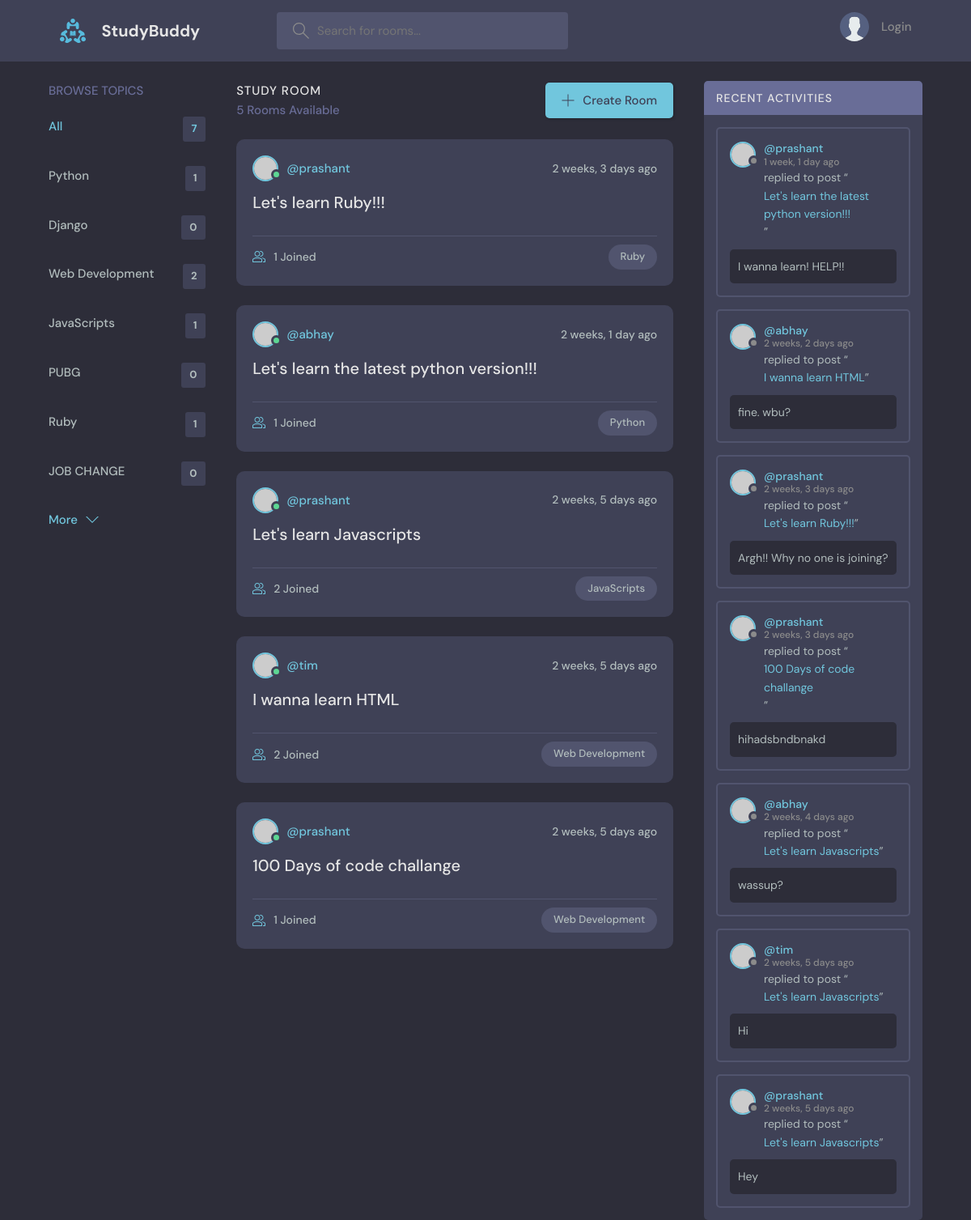
The page / on the database its author committed.
### base/models.py (models this page shows, shortened)
class Topic(models.Model):
    name = models.CharField(max_length=200)

class Room(models.Model):
    host = models.ForeignKey(User, on_delete=models.SET_NULL, null=True)
    topic = models.ForeignKey(Topic, on_delete=models.SET_NULL, null=True)
    name = models.CharField(max_length=200)
    description = models.TextField(null=True, blank=True)
    participants = models.ManyToManyField(User, related_name='participants', blank=True)
    updated = models.DateTimeField(auto_now=True)
    created = models.DateTimeField(auto_now_add=True)
    class Meta:
        ordering = ['-updated', '-created']
    def __str__(self) -> str:
        return self.name

class Message(models.Model):
    user = models.ForeignKey(User, on_delete=models.CASCADE)
    room = models.ForeignKey(Room, on_delete=models.CASCADE)
    body = models.TextField()
    updated = models.DateTimeField(auto_now=True)
    created = models.DateTimeField(auto_now_add=True)
    class Meta:
        ordering = ['-updated', '-created']
    def __str__(self) -> str:
        return self.body[:50]

### base/views.py (the view)
# urls.py: 2. Add a URL to urlpatterns:  path('', views.home, name='home')
def home(request):
    q = request.GET.get('q') if request.GET.get('q') != None else ''
    rooms = Room.objects.filter(Q(topic__name__icontains = q) | Q(name__icontains=q) | Q(description__icontains=q))
    topics = Topic.objects.all()
    messages = Message.objects.filter(
        Q(room__topic__name__icontains=q)
    )
    room_count = rooms.count()
    context = {'rooms': rooms, 'topics': topics, 'room_count': room_count, 'messages': messages}
    return render(request, 'base/home.html', context)

### base/templates/base/home.html (shortened to what this page needs)
{% extends "main.html" %}
{% block content %}
    <main class="layout layout--3">
      <div class="container">
        {% include 'base/topics_component.html' %}
        <div class="roomList">
          <div class="roomList__header">
            <div>
              <h2>Study Room</h2>
              <p>{{room_count}} Rooms Available</p>
            </div>
            <a class="btn btn--main" href="{% url 'create-room' %}">
              <svg version="1.1" xmlns="http://www.w3.org/2000/svg" width="32" height="32" viewBox="0 0 32 32">
                <title>add</title>
                <path
                  d="M16.943 0.943h-1.885v14.115h-14.115v1.885h14.115v14.115h1.885v-14.115h14.115v-1.885h-14.115v-14.115z"
                ></path>
              </svg>
              Create Room
            </a>
          </div>
          {% include 'base/feed_component.html' %}
        </div>
        {% include 'base/activity_component.html' %}
      </div>
    </main>
{% endblock content %}

### base/templates/base/topics_component.html
<div class="topics">
    <div class="topics__header">
      <h2>Browse Topics</h2>
    </div>
    <ul class="topics__list">
      <li>
        <a href="{% url 'home' %}" class="active">All <span>{{topics.count}}</span></a>
      </li>
      {% for topic in topics %}
        <li>
            <a href="{% url 'home' %}?q={{topic.name}}"> {{topic.name}} <span>{{topic.room_set.all.count}}</span></a>
        </li>
      {% endfor %}
    </ul>
    <a class="btn btn--link" href="topics.html">
      More
      <svg version="1.1" xmlns="http://www.w3.org/2000/svg" width="32" height="32" viewBox="0 0 32 32">
        <title>chevron-down</title>
        <path d="M16 21l-13-13h-3l16 16 16-16h-3l-13 13z"></path>
      </svg>
    </a>
  </div>

### base/templates/base/feed_component.html (shortened to what this page needs)
{% for room in rooms %}
    <div class="roomListRoom">
      <div class="roomListRoom__header">
        <a href="{% url 'profile' room.host.id %}" class="roomListRoom__author">
          <div class="avatar avatar--small active">
            <img src="https://randomuser.me/api/portraits/men/11.jpg" />
          </div>
          <span>@{{room.host.username}}</span>
        </a>
        <div class="roomListRoom__actions">
          <span>{{room.created | timesince}} ago</span>
        </div>
      </div>
      <div class="roomListRoom__content">
        <a href="{% url 'room' room.id %}">{{room.name}}</a>
      </div>
      <div class="roomListRoom__meta">
        <a href="{% url 'room' room.id %}" class="roomListRoom__joined">
          {{room.participants.all.count}} Joined
        </a>
        <p class="roomListRoom__topic">{{room.topic.name}}</p>
      </div>
    </div>
{% endfor %}

### base/templates/base/activity_component.html (shortened to what this page needs)
<div class="activities">
    <div class="activities__header">
      <h2>Recent Activities</h2>
    </div>
    {% for message in messages %}
    <div class="activities__box">
      <div class="activities__boxHeader roomListRoom__header">
        <a href="{% url 'profile' message.user.id %}" class="roomListRoom__author">
          <div class="avatar avatar--small">
            <img src="https://randomuser.me/api/portraits/women/11.jpg" />
          </div>
          <p>
            @{{message.user}}
            <span>{{message.created | timesince}} ago</span>
          </p>
        </a>
      </div>
      <div class="activities__boxContent">
        <p>replied to post “<a href="{% url 'room' message.room.id %}">{{message.room.name}}</a>”</p>
        <div class="activities__boxRoomContent">
          {{message.body}}
        </div>
      </div>
    </div>
    {% endfor %}
  </div>

### rows shown on the page
Topic: name "Python", room_set.all.count "1"
Topic: name "Django", room_set.all.count "0"
Topic: name "Web Development", room_set.all.count "2"
Topic: name "JavaScripts", room_set.all.count "1"
Topic: name "PUBG", room_set.all.count "0"
Topic: name "Ruby", room_set.all.count "1"
Topic: name "JOB CHANGE", room_set.all.count "0"
Room: host.username "prashant", created "2 weeks, 3 days", name "Let's learn Ruby!!!", participants.all.count "1", topic.name "Ruby"
Room: host.username "abhay", created "2 weeks, 1 day", name "Let's learn the latest python version!!!", participants.all.count "1", topic.name "Python"
Room: host.username "prashant", created "2 weeks, 5 days", name "Let's learn Javascripts", participants.all.count "2", topic.name "JavaScripts"
Room: host.username "tim", created "2 weeks, 5 days", name "I wanna learn HTML", participants.all.count "2", topic.name "Web Development"
Room: host.username "prashant", created "2 weeks, 5 days", name "100 Days of code challange", participants.all.count "1", topic.name "Web Development"
Message: user "prashant", created "1 week, 1 day", room.name "Let's learn the latest python version!!!", body "I wanna learn! HELP!!"
Message: user "abhay", created "2 weeks, 2 days", room.name "I wanna learn HTML", body "fine. wbu?"
Message: user "prashant", created "2 weeks, 3 days", room.name "Let's learn Ruby!!!", body "Argh!! Why no one is joining?"
Message: user "prashant", created "2 weeks, 3 days", room.name "100 Days of code challange", body "hihadsbndbnakd"
Message: user "abhay", created "2 weeks, 4 days", room.name "Let's learn Javascripts", body "wassup?"
Message: user "tim", created "2 weeks, 5 days", room.name "Let's learn Javascripts", body "Hi"
Message: user "prashant", created "2 weeks, 5 days", room.name "Let's learn Javascripts", body "Hey"

### other values the page prints
{{ topics.count }} "7"
{{ room_count }} "5"
